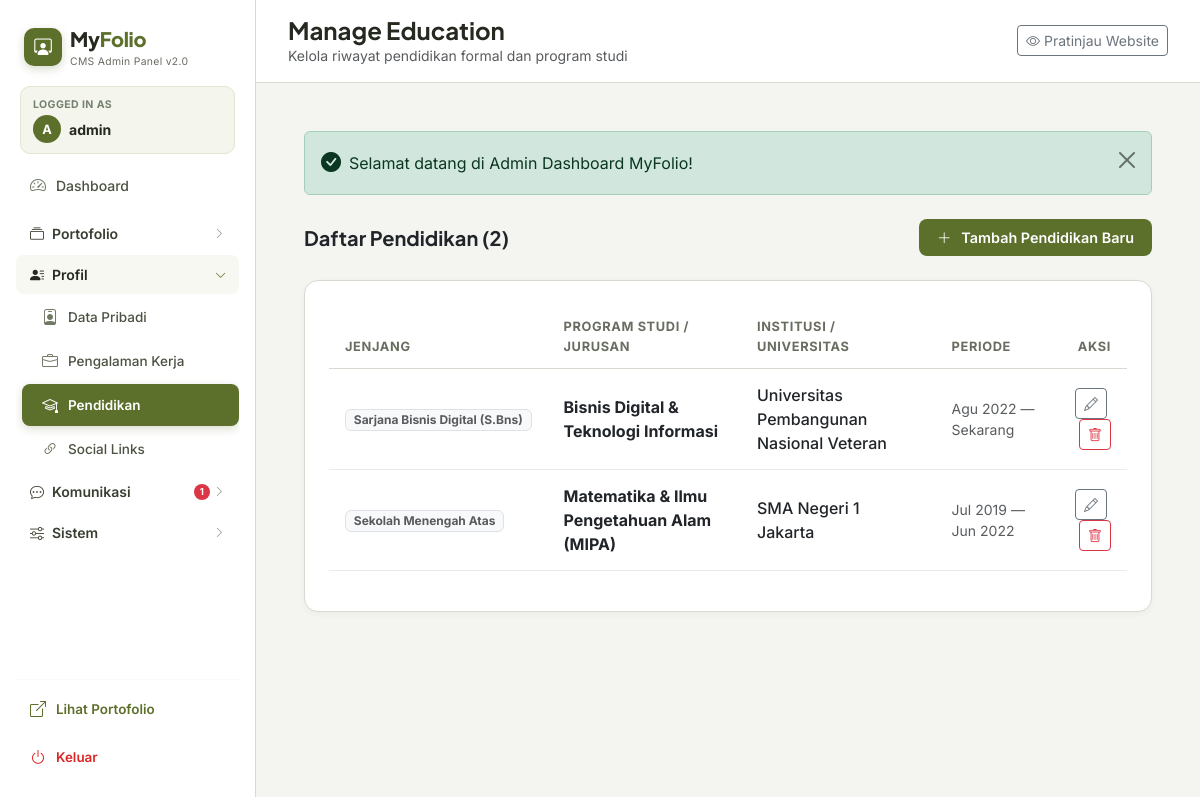
Screenshot of /admin/education.php (signed in) with the database file from the repository.
### tables this page shows
CREATE TABLE `education` (
  `id` INT AUTO_INCREMENT PRIMARY KEY,
  `institution` VARCHAR(150) NOT NULL,
  `degree` VARCHAR(100) NOT NULL,
  `major` VARCHAR(120) NOT NULL,
  `period_start` DATE DEFAULT NULL,
  `period_end` DATE DEFAULT NULL,
  `is_current` TINYINT(1) DEFAULT 0,
  `description` TEXT DEFAULT NULL,
  `sort_order` INT DEFAULT 0,
  `created_at` TIMESTAMP DEFAULT CURRENT_TIMESTAMP,
  `updated_at` TIMESTAMP DEFAULT CURRENT_TIMESTAMP ON UPDATE CURRENT_TIMESTAMP
);

### includes/functions.php (called while the page is built, shortened)
<?php
function e(?string $value): string {
    return htmlspecialchars($value ?? '', ENT_QUOTES, 'UTF-8');
}
function format_period(?string $start, ?string $end, int|bool $is_current): string {
    $months = [
        1 => 'Jan', 2 => 'Feb', 3 => 'Mar', 4 => 'Apr',
        5 => 'Mei', 6 => 'Jun', 7 => 'Jul', 8 => 'Agu',
        9 => 'Sep', 10 => 'Okt', 11 => 'Nov', 12 => 'Des'
    ];
    $startStr = '';
    if (!empty($start)) {
        $ts = strtotime($start);
        $m = (int)date('n', $ts);
        $startStr = ($months[$m] ?? '') . ' ' . date('Y', $ts);
    }
    if ($is_current) {
        return $startStr ? "{$startStr} — Sekarang" : 'Sekarang';
    }
    if (!empty($end)) {
        $ts = strtotime($end);
        $m = (int)date('n', $ts);
        $endStr = ($months[$m] ?? '') . ' ' . date('Y', $ts);
        return $startStr ? "{$startStr} — {$endStr}" : $endStr;
    }
    return $startStr ?: '—';
}

### admin/education.php (the view, shortened to what this page needs)
<?php
require_once __DIR__ . '/includes/admin_init.php';
$educations = $pdo->query("SELECT * FROM education ORDER BY sort_order ASC, period_start DESC")->fetchAll();
require_once __DIR__ . '/includes/admin_header.php';
?>
<div class="d-flex justify-content-between align-items-center mb-4">
    <div>
        <h5 class="fw-bold mb-0 text-dark">Daftar Pendidikan (<?= count($educations) ?>)</h5>
    </div>
    <button class="btn btn-admin-primary" data-bs-toggle="modal" data-bs-target="#addEduModal">
        <i class="bi bi-plus-lg me-1"></i> Tambah Pendidikan Baru
    </button>
</div>
<div class="admin-card">
    <?php if (empty($educations)): ?>
        <div class="text-center py-5 text-muted">Belum ada data pendidikan.</div>
    <?php else: ?>
        <div class="table-responsive">
            <table class="table admin-table align-middle">
                <thead>
                    <tr>
                        <th>Jenjang</th>
                        <th>Program Studi / Jurusan</th>
                        <th>Institusi / Universitas</th>
                        <th>Periode</th>
                        <th class="text-end">Aksi</th>
                    </tr>
                </thead>
                <tbody>
                    <?php foreach ($educations as $ed):
                        $pEdu = format_period($ed['period_start'], $ed['period_end'], $ed['is_current']);
                    ?>
                        <tr>
                            <td><span class="badge bg-light text-muted border"><?= e($ed['degree']) ?></span></td>
                            <td class="fw-bold text-dark"><?= e($ed['major']) ?></td>
                            <td class="text-dark fw-medium"><?= e($ed['institution']) ?></td>
                            <td class="small text-muted"><?= e($pEdu) ?></td>
                            <td class="text-end">
                                <button class="btn btn-outline-secondary btn-sm py-1 px-2.5 me-1"
                                    onclick="openEditEdu(<?= htmlspecialchars(json_encode($ed), ENT_QUOTES, 'UTF-8') ?>)">
                                    <i class="bi bi-pencil"></i>
                                </button>
                                <form method="POST" action="education.php" class="d-inline" onsubmit="return confirm('Hapus data pendidikan ini?');">
                                    <button type="submit" class="btn btn-outline-danger btn-sm py-1 px-2.5">
                                        <i class="bi bi-trash"></i>
                                    </button>
                                </form>
                            </td>
                        </tr>
                    <?php endforeach; ?>
                </tbody>
            </table>
        </div>
    <?php endif; ?>
</div>
<?php
require_once __DIR__ . '/includes/admin_footer.php';
?>

### assets/css/admin.css (style rules this page uses)
:root { --color-primary: #5C6F2B; --color-primary-hover: #495822; --color-background: #F4F5F1; --color-sidebar: #FFFFFF; --color-dark: #25291F; --color-soft-olive: #DCE3CB; --color-white: #FFFFFF; --color-muted: #686D60; --color-border: #D8DAD2; --radius-card: 14px; --radius-button: 8px; --shadow-sm: 0 2px 6px rgba(0, 0, 0, 0.04); }
body { font-family: 'Inter', sans-serif; background-color: var(--color-background); color: var(--color-dark); }
h1, h2, h3, h4, h5, h6 { font-family: 'Plus Jakarta Sans', sans-serif; color: var(--color-dark); }
.admin-card { background-color: var(--color-white); border: 1px solid var(--color-border); border-radius: var(--radius-card); box-shadow: var(--shadow-sm); padding: 24px; margin-bottom: 24px; }
.admin-table th { font-size: 0.8rem; font-weight: 700; text-transform: uppercase; color: var(--color-muted); letter-spacing: 0.05em; border-bottom: 1.5px solid var(--color-border); padding: 12px 16px; }
.admin-table td { padding: 14px 16px; vertical-align: middle; border-bottom: 1px solid #EAECE6; }
.btn-admin-primary { background-color: var(--color-primary); color: #fff; border: none; border-radius: var(--radius-button); padding: 8px 18px; font-weight: 600; font-size: 0.9rem; display: inline-flex; align-items: center; gap: 6px; }

### rows the page displays
education: degree "Sarjana Bisnis Digital (S.Bns)", major "Bisnis Digital & Teknologi Informasi", institution "Universitas Pembangunan Nasional Veteran", pEdu "Agu 2022 — Sekarang"
education: degree "Sekolah Menengah Atas", major "Matematika & Ilmu Pengetahuan Alam (MIPA)", institution "SMA Negeri 1 Jakarta", pEdu "Jul 2019 — Jun 2022"

### other values shown
substr($_SESSION['admin_username'] ?? 'A', 0, 1) "A"
$_SESSION['admin_username'] "admin"
$unreadCount "1"
$pageTitle "Manage Education"
$pageSubtitle "Kelola riwayat pendidikan formal dan program studi"
$flash['message'] "Selamat datang di Admin Dashboard MyFolio!"
count($educations) "2"
